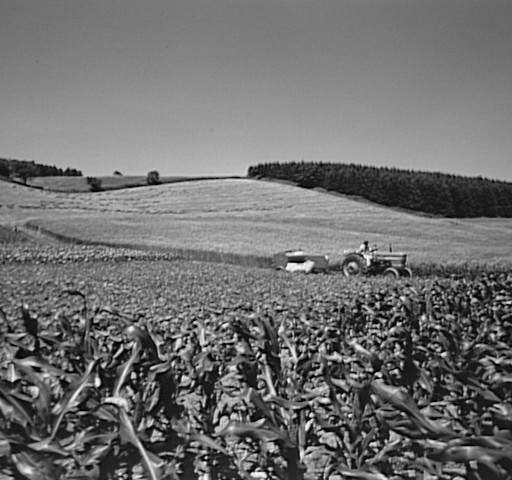
#> input picture images-project-1/cornfield.jpg, 512 x 480 px
$ python exercise2_fourier.py
#> lines starting #> are read from the running program, lines starting #| are printed output that depends on the picture
# imports
import numpy as np
import matplotlib.pyplot as plt
import skimage as ski
from scipy.fft import fft2, ifft2, fftshift, ifftshift

# Ανάγνωση εικόνας ως grayscale
image_path = "images-project-1/cornfield.jpg"
image = ski.io.imread(image_path, as_gray=True)
#> image is the input picture: shape (480, 512); min 0, max 254, mean 112

# Α: Υπολογισμός του 2Δ DFT και εμφάνιση φάσματος πλάτους και φάσης
F = fft2(image)
F_shifted = fftshift(F) # μετατόπιση ώστε οι χαμηλές συχνότητες να είναι στο κέντρο

magnitude = np.abs(F_shifted)
phase = np.angle(F_shifted)
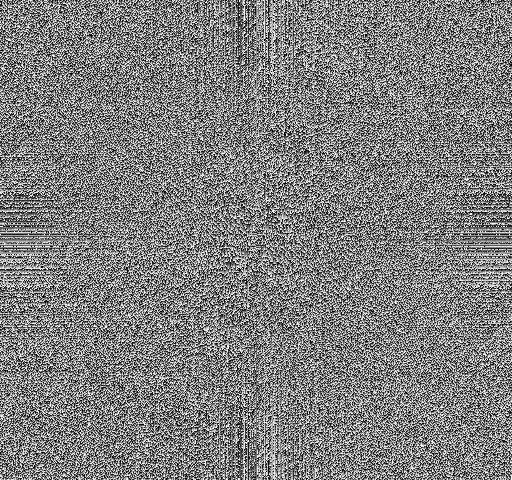
#> phase: shape (480, 512) float64; min -3.14, max 3.14, mean 4.05e-19; drawn with min black and max white

# Β: Αντιστροφή του φάσματος φάσης κατά τον κατακόρυφο άξονα
phase_flipped = np.flipud(phase)
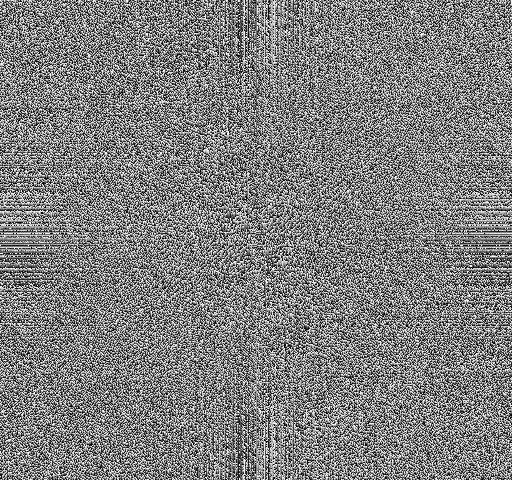
#> phase_flipped: shape (480, 512) float64; min -3.14, max 3.14, mean 1.16e-18; drawn with min black and max white

# Δημιουργία νέου φάσματος με το αρχικό πλάτος και τη "συμμετρική" φάση
F_modified = magnitude * np.exp(1j * phase_flipped)

# Γ: Υπολογισμός της αντίστροφης DFT και προβολή της εικόνας
F_modified_unshifted = ifftshift(F_modified)
image_modified = ifft2(F_modified_unshifted).real
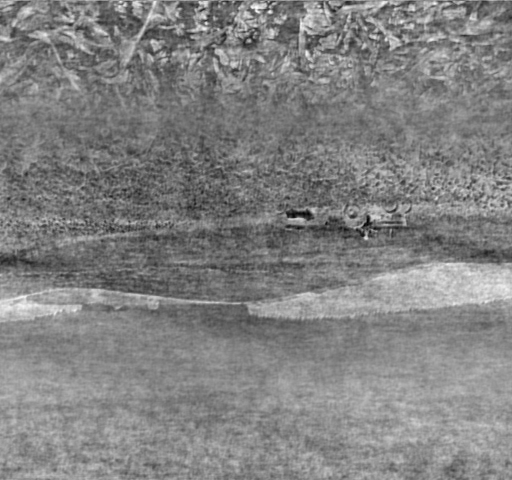
#> image_modified: shape (480, 512) float64; min -183.6, max 109.7, mean -33.8; drawn with min black and max white

fig, axs = plt.subplots(2, 3, figsize=(18, 10))

axs[0, 0].imshow(image, cmap="gray")
axs[0, 0].set_title("Αρχική εικόνα")
axs[0, 0].axis("off")

axs[0, 1].imshow(np.log(1 + magnitude), cmap="gray")
axs[0, 1].set_title("Φάσμα Πλάτους (log)")
axs[0, 1].axis("off")

axs[0, 2].imshow(phase, cmap="gray")
axs[0, 2].set_title("Φάσμα Φάσης")
axs[0, 2].axis("off")

axs[1, 0].imshow(np.log(1 + magnitude), cmap="gray")
axs[1, 0].set_title("Πλάτος (με τροποποιημένη φάση)")
axs[1, 0].axis("off")

axs[1, 1].imshow(phase_flipped, cmap="gray")
axs[1, 1].set_title("Τροποποιημένο Φάσμα Φάσης")
axs[1, 1].axis("off")

axs[1, 2].imshow(image_modified, cmap="gray")
axs[1, 2].set_title("Τροποποιημένη Εικόνα")
axs[1, 2].axis("off")

plt.tight_layout()
plt.show()
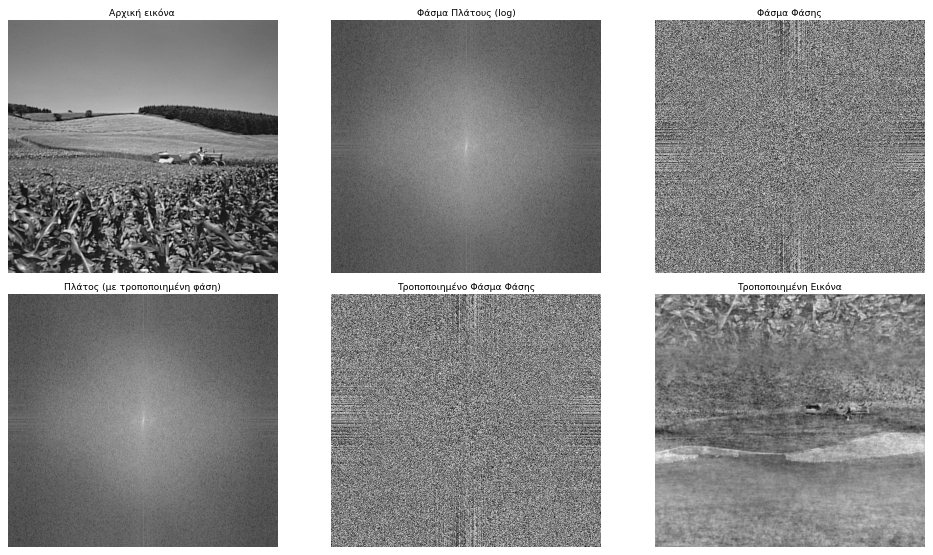
#> figure drawn by matplotlib, 6 panels

$ run again, with images-project-1/flowers.jpg copied over images-project-1/cornfield.jpg
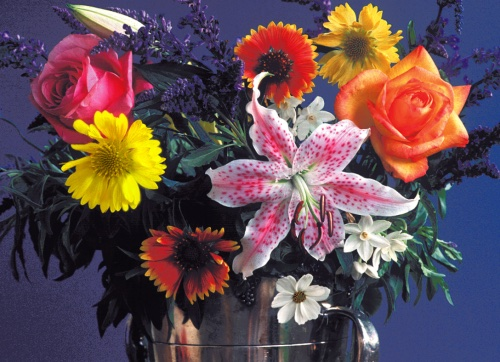
#> input picture images-project-1/flowers.jpg, 500 x 362 px
#> `phase_flipped = np.flipud(phase)`:
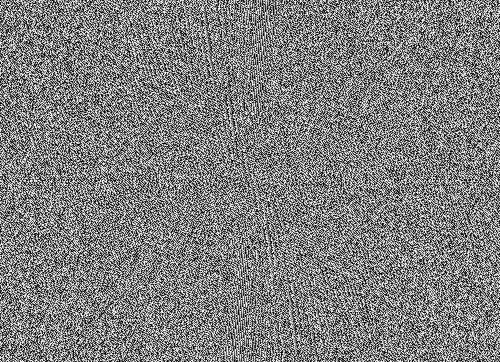
#> phase_flipped: shape (362, 500) float64; min -3.14, max 3.14, mean 1.74e-05; drawn with min black and max white
#> `image_modified = ifft2(F_modified_unshifted).real`:
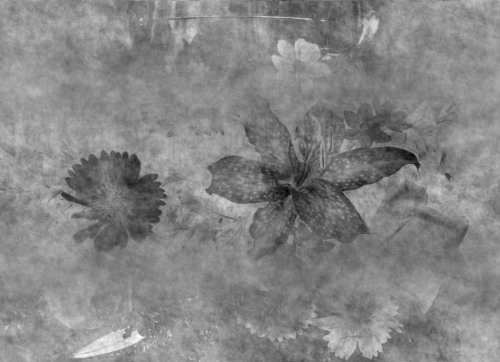
#> image_modified: shape (362, 500) float64; min -1.08, max 0.591, mean -0.201; drawn with min black and max white

$ run again, with images-project-1/fruits.jpg copied over images-project-1/cornfield.jpg
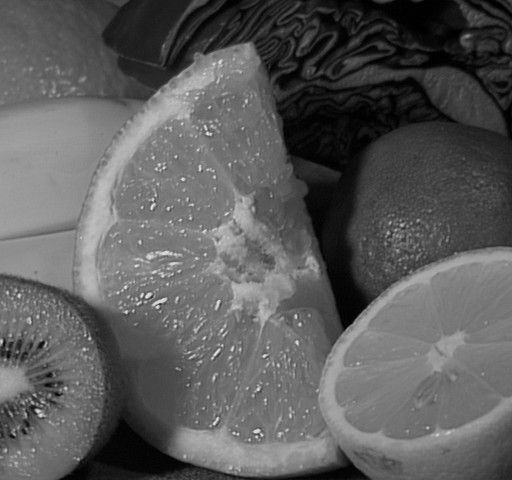
#> input picture images-project-1/fruits.jpg, 512 x 480 px
#> image is the input picture: shape (480, 512); min 0, max 238, mean 91.6
#> `phase_flipped = np.flipud(phase)`:
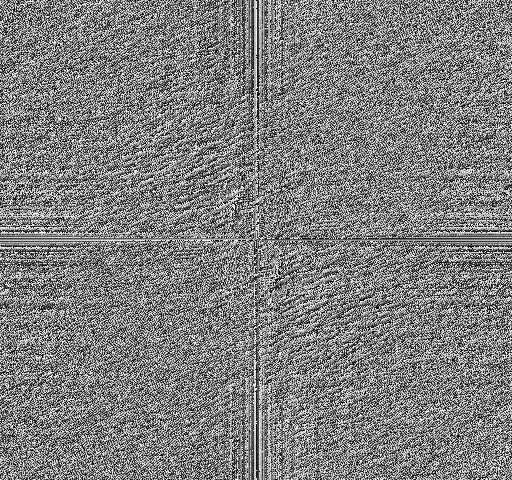
#> phase_flipped: shape (480, 512) float64; min -3.14, max 3.14, mean 2.56e-05; drawn with min black and max white
#> `image_modified = ifft2(F_modified_unshifted).real`:
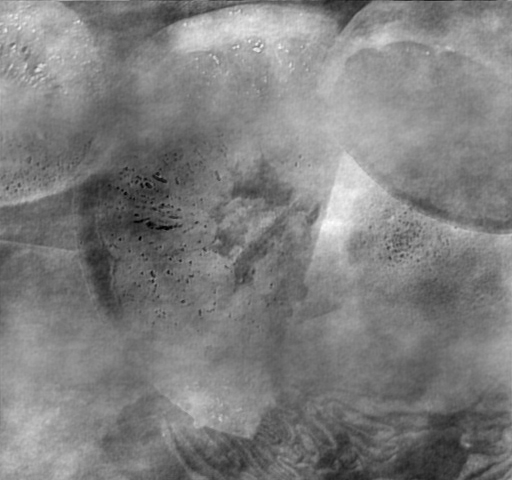
#> image_modified: shape (480, 512) float64; min -202.8, max 66.07, mean -68.8; drawn with min black and max white

$ run again, with images-project-1/girlface.jpg copied over images-project-1/cornfield.jpg
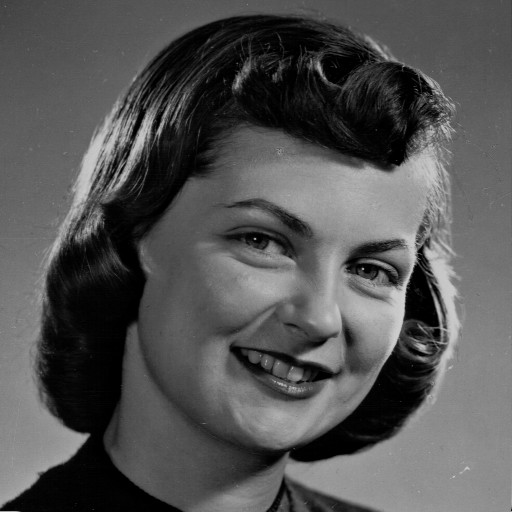
#> input picture images-project-1/girlface.jpg, 512 x 512 px
#> image is the input picture: shape (512, 512); min 0, max 212, mean 83.6
#> `phase_flipped = np.flipud(phase)`:
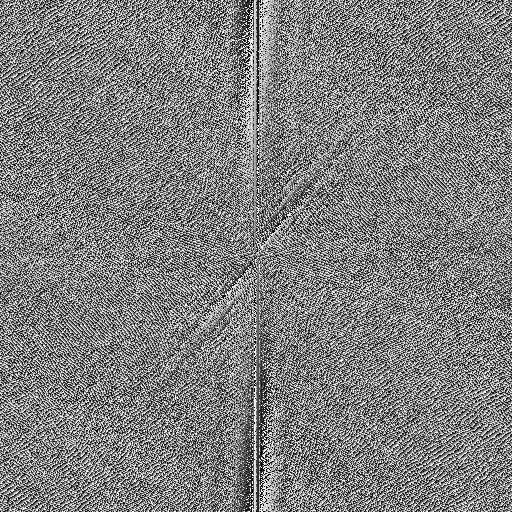
#> phase_flipped: shape (512, 512) float64; min -3.14, max 3.14, mean -3.6e-05; drawn with min black and max white
#> `image_modified = ifft2(F_modified_unshifted).real`:
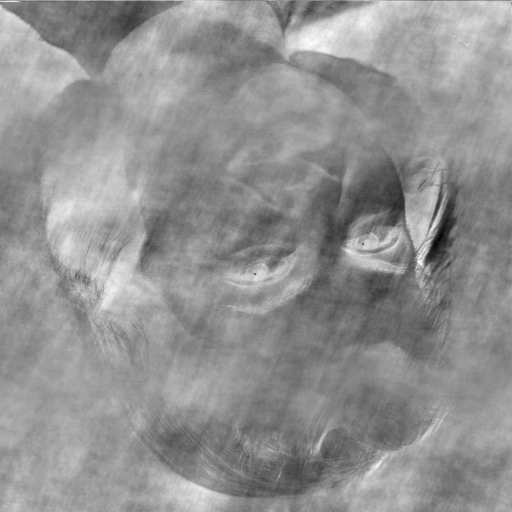
#> image_modified: shape (512, 512) float64; min -253.6, max 67.94, mean -69.6; drawn with min black and max white
